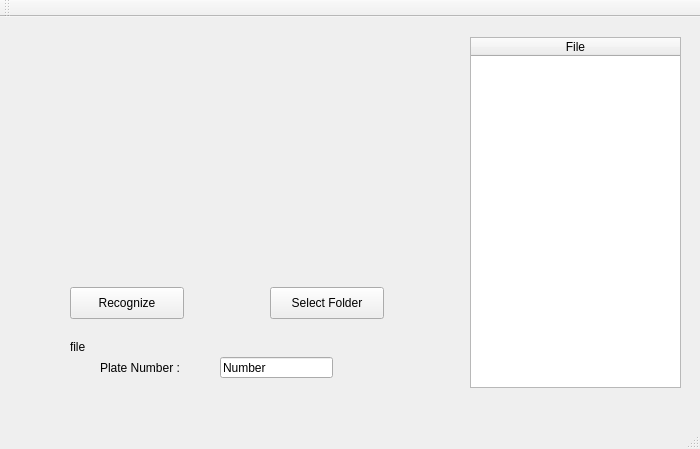
<?xml version="1.0" encoding="UTF-8"?>
<ui version="4.0">
 <class>MainWindow</class>
 <widget class="QMainWindow" name="MainWindow">
  <property name="geometry">
   <rect>
    <x>0</x>
    <y>0</y>
    <width>700</width>
    <height>449</height>
   </rect>
  </property>
  <property name="minimumSize">
   <size>
    <width>700</width>
    <height>449</height>
   </size>
  </property>
  <property name="maximumSize">
   <size>
    <width>700</width>
    <height>449</height>
   </size>
  </property>
  <property name="windowTitle">
   <string>MainWindow</string>
  </property>
  <widget class="QWidget" name="centralWidget">
   <widget class="QTreeWidget" name="treeWidget">
    <property name="geometry">
     <rect>
      <x>470</x>
      <y>20</y>
      <width>211</width>
      <height>351</height>
     </rect>
    </property>
    <column>
     <property name="text">
      <string>File</string>
     </property>
     <property name="textAlignment">
      <set>AlignHCenter|AlignVCenter|AlignCenter</set>
     </property>
    </column>
   </widget>
   <widget class="QPushButton" name="pushButton">
    <property name="geometry">
     <rect>
      <x>270</x>
      <y>270</y>
      <width>114</width>
      <height>32</height>
     </rect>
    </property>
    <property name="text">
     <string>Select Folder</string>
    </property>
   </widget>
   <widget class="QPushButton" name="pushButton_2">
    <property name="geometry">
     <rect>
      <x>70</x>
      <y>270</y>
      <width>114</width>
      <height>32</height>
     </rect>
    </property>
    <property name="text">
     <string>Recognize</string>
    </property>
   </widget>
   <widget class="QLineEdit" name="lineEdit">
    <property name="geometry">
     <rect>
      <x>220</x>
      <y>340</y>
      <width>113</width>
      <height>21</height>
     </rect>
    </property>
    <property name="text">
     <string>Number</string>
    </property>
   </widget>
   <widget class="QLabel" name="label">
    <property name="geometry">
     <rect>
      <x>100</x>
      <y>340</y>
      <width>111</width>
      <height>21</height>
     </rect>
    </property>
    <property name="text">
     <string>Plate Number :</string>
    </property>
   </widget>
   <widget class="QLabel" name="label_2">
    <property name="geometry">
     <rect>
      <x>10</x>
      <y>10</y>
      <width>441</width>
      <height>231</height>
     </rect>
    </property>
    <property name="text">
     <string/>
    </property>
    <property name="scaledContents">
     <bool>true</bool>
    </property>
   </widget>
   <widget class="QLabel" name="label_3">
    <property name="geometry">
     <rect>
      <x>70</x>
      <y>320</y>
      <width>331</width>
      <height>20</height>
     </rect>
    </property>
    <property name="text">
     <string>file</string>
    </property>
   </widget>
  </widget>
  <widget class="QMenuBar" name="menuBar">
   <property name="geometry">
    <rect>
     <x>0</x>
     <y>0</y>
     <width>700</width>
     <height>26</height>
    </rect>
   </property>
  </widget>
  <widget class="QToolBar" name="mainToolBar">
   <attribute name="toolBarArea">
    <enum>TopToolBarArea</enum>
   </attribute>
   <attribute name="toolBarBreak">
    <bool>false</bool>
   </attribute>
  </widget>
  <widget class="QStatusBar" name="statusBar"/>
 </widget>
 <layoutdefault spacing="6" margin="11"/>
 <resources/>
 <connections>
  <connection>
   <sender>pushButton</sender>
   <signal>clicked()</signal>
   <receiver>label_2</receiver>
   <slot>show()</slot>
   <hints>
    <hint type="sourcelabel">
     <x>105</x>
     <y>248</y>
    </hint>
    <hint type="destinationlabel">
     <x>281</x>
     <y>260</y>
    </hint>
   </hints>
  </connection>
 </connections>
</ui>
